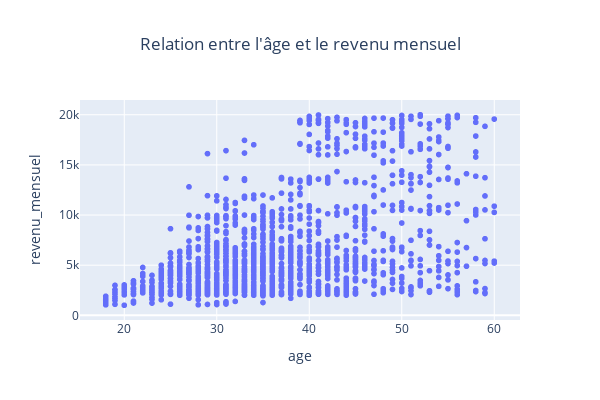

The notebook cell this image was saved under:
### Markdown cell above
#### Relation entre l'âge et le revenu mensuel

### Code cell
fig1 = px.scatter(
    donnees_rh,
    x="age",
    y="revenu_mensuel",
    title="Relation entre l'âge et le revenu mensuel"
)
fig1.update_layout(
    width=600,
    height=400,
    title_x=0.5
)
fig1.show()
fig1.update_layout(height=500)
pio.write_image(fig1, "../Graph/graph_etape_1/Relation_age_revenu.png")

### Figure 1 — Plotly figure (JSON) as saved in the notebook; plotly's stock layout.template omitted (floating-point values rounded to 4 significant figures; data arrays with more than 128 entries replaced by an {"elided": "..."} marker saying what was removed)
{"data": [{"hovertemplate": "age=%{x}<br>revenu_mensuel=%{y}<extra></extra>", "legendgroup": "", "marker": {"color": "#636efa", "symbol": "circle"}, "mode": "markers", "name": "", "showlegend": false, "type": "scattergl", "x": {"elided": "1470 int values"}, "xaxis": "x", "y": {"elided": "1470 int values"}, "yaxis": "y"}], "layout": {"height": 400, "legend": {"tracegroupgap": 0}, "title": {"text": "Relation entre l'âge et le revenu mensuel", "x": 0.5}, "width": 600, "xaxis": {"anchor": "y", "domain": [0, 1], "title": {"text": "age"}}, "yaxis": {"anchor": "x", "domain": [0, 1], "title": {"text": "revenu_mensuel"}}}}
